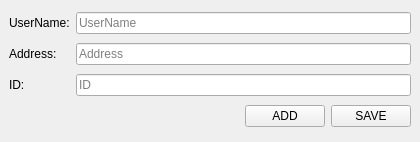
<?xml version="1.0" encoding="UTF-8"?>
<ui version="4.0">
 <class>ContactEditor</class>
 <widget class="QMainWindow" name="ContactEditor">
  <property name="geometry">
   <rect>
    <x>0</x>
    <y>0</y>
    <width>420</width>
    <height>142</height>
   </rect>
  </property>
  <property name="windowTitle">
   <string>Contact Editor</string>
  </property>
  <property name="windowIcon">
   <iconset resource="../resources.qrc">
    <normaloff>:/index.ico</normaloff>:/index.ico</iconset>
  </property>
  <widget class="QWidget" name="centralwidget">
   <layout class="QGridLayout" name="gridLayout">
    <item row="2" column="0">
     <widget class="QLabel" name="label_3">
      <property name="text">
       <string>ID:</string>
      </property>
     </widget>
    </item>
    <item row="0" column="1">
     <widget class="QLineEdit" name="userNameBox">
      <property name="placeholderText">
       <string>UserName</string>
      </property>
     </widget>
    </item>
    <item row="1" column="1">
     <widget class="QLineEdit" name="addrBox">
      <property name="placeholderText">
       <string>Address</string>
      </property>
     </widget>
    </item>
    <item row="0" column="0">
     <widget class="QLabel" name="label">
      <property name="text">
       <string>UserName:</string>
      </property>
     </widget>
    </item>
    <item row="1" column="0">
     <widget class="QLabel" name="label_2">
      <property name="text">
       <string>Address:</string>
      </property>
     </widget>
    </item>
    <item row="2" column="1">
     <widget class="QLineEdit" name="idBox">
      <property name="placeholderText">
       <string>ID</string>
      </property>
     </widget>
    </item>
    <item row="3" column="1">
     <layout class="QHBoxLayout" name="horizontalLayout">
      <item>
       <spacer name="horizontalSpacer">
        <property name="orientation">
         <enum>Qt::Horizontal</enum>
        </property>
        <property name="sizeHint" stdset="0">
         <size>
          <width>40</width>
          <height>20</height>
         </size>
        </property>
       </spacer>
      </item>
      <item>
       <widget class="QPushButton" name="addB">
        <property name="text">
         <string>ADD</string>
        </property>
       </widget>
      </item>
      <item>
       <widget class="QPushButton" name="saveB">
        <property name="text">
         <string>SAVE</string>
        </property>
       </widget>
      </item>
     </layout>
    </item>
   </layout>
  </widget>
 </widget>
 <resources>
  <include location="../resources.qrc"/>
 </resources>
 <connections/>
</ui>
